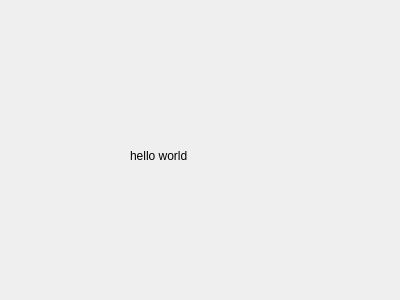
<?xml version="1.0" encoding="UTF-8"?>
<ui version="4.0">
 <class>Form</class>
 <widget class="QWidget" name="Form">
  <property name="geometry">
   <rect>
    <x>0</x>
    <y>0</y>
    <width>400</width>
    <height>300</height>
   </rect>
  </property>
  <property name="windowTitle">
   <string>Form</string>
  </property>
  <widget class="QLabel" name="label">
   <property name="geometry">
    <rect>
     <x>130</x>
     <y>50</y>
     <width>161</width>
     <height>211</height>
    </rect>
   </property>
   <property name="text">
    <string>hello world</string>
   </property>
  </widget>
 </widget>
 <resources/>
 <connections/>
</ui>
